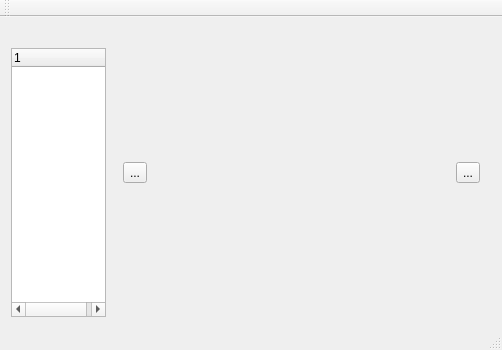
<?xml version="1.0" encoding="UTF-8"?>
<ui version="4.0">
 <class>MainWindow</class>
 <widget class="QMainWindow" name="MainWindow">
  <property name="geometry">
   <rect>
    <x>0</x>
    <y>0</y>
    <width>502</width>
    <height>350</height>
   </rect>
  </property>
  <property name="windowTitle">
   <string>MainWindow</string>
  </property>
  <widget class="QWidget" name="centralWidget">
   <layout class="QHBoxLayout" name="horizontalLayout" stretch="1,4">
    <item>
     <layout class="QVBoxLayout" name="verticalLayout">
      <item>
       <widget class="QLabel" name="lab_lst_title">
        <property name="text">
         <string/>
        </property>
       </widget>
      </item>
      <item>
       <widget class="QTreeWidget" name="treeWidget">
        <column>
         <property name="text">
          <string notr="true">1</string>
         </property>
        </column>
       </widget>
      </item>
     </layout>
    </item>
    <item>
     <widget class="Widget" name="widget" native="true">
      <layout class="QHBoxLayout" name="horizontalLayout_2">
       <item>
        <widget class="QToolButton" name="pre_btn">
         <property name="text">
          <string>...</string>
         </property>
        </widget>
       </item>
       <item>
        <widget class="QLabel" name="dispaly_lab">
         <property name="text">
          <string/>
         </property>
        </widget>
       </item>
       <item>
        <widget class="QToolButton" name="next_btn">
         <property name="text">
          <string>...</string>
         </property>
        </widget>
       </item>
      </layout>
     </widget>
    </item>
   </layout>
  </widget>
  <widget class="QMenuBar" name="menuBar">
   <property name="geometry">
    <rect>
     <x>0</x>
     <y>0</y>
     <width>502</width>
     <height>17</height>
    </rect>
   </property>
  </widget>
  <widget class="QToolBar" name="mainToolBar">
   <attribute name="toolBarArea">
    <enum>TopToolBarArea</enum>
   </attribute>
   <attribute name="toolBarBreak">
    <bool>false</bool>
   </attribute>
  </widget>
  <widget class="QStatusBar" name="statusBar"/>
 </widget>
 <layoutdefault spacing="6" margin="11"/>
 <customwidgets>
  <customwidget>
   <class>Widget</class>
   <extends>QWidget</extends>
   <header>widget.h</header>
   <container>1</container>
  </customwidget>
 </customwidgets>
 <resources/>
 <connections/>
</ui>
